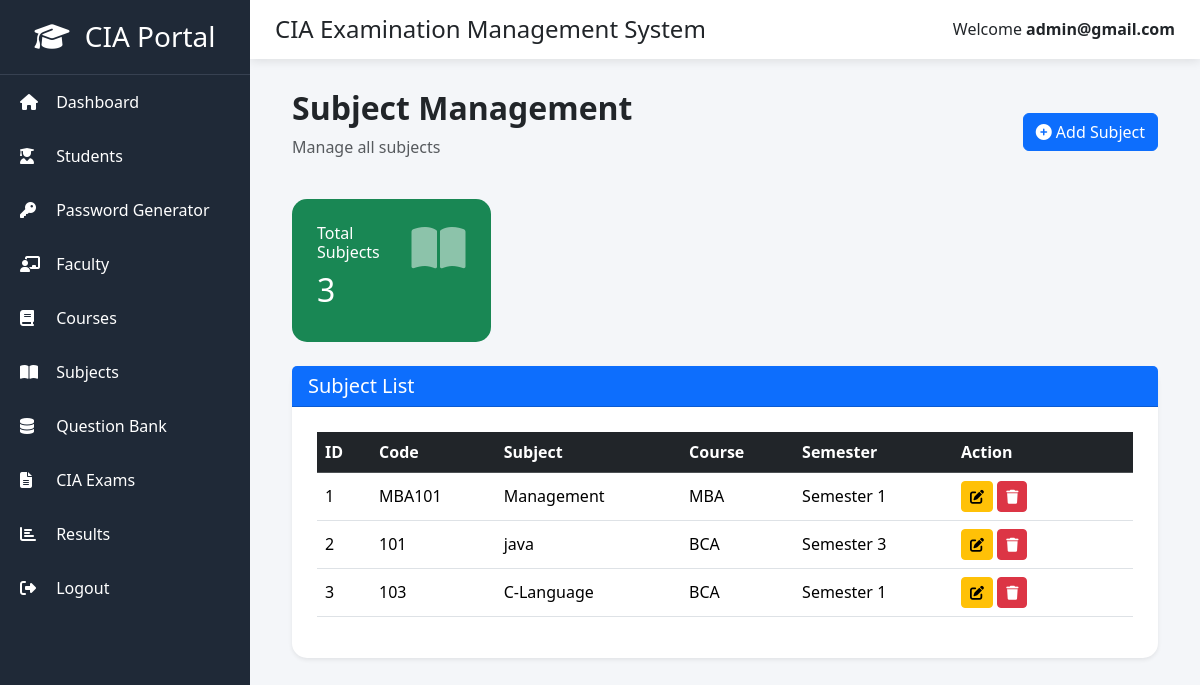
/admin-panel/subjects/ (signed in), run on an earlier commit of the app's database.
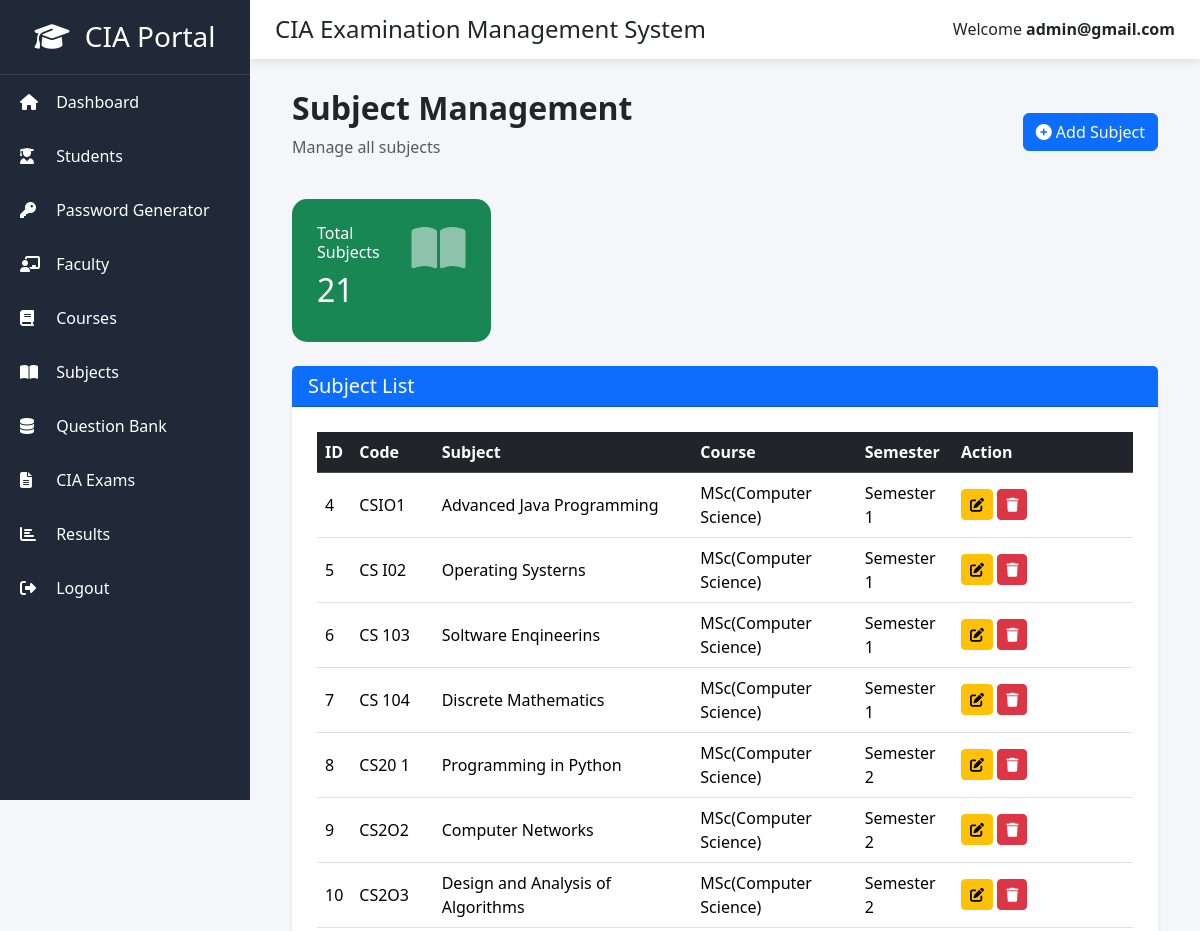
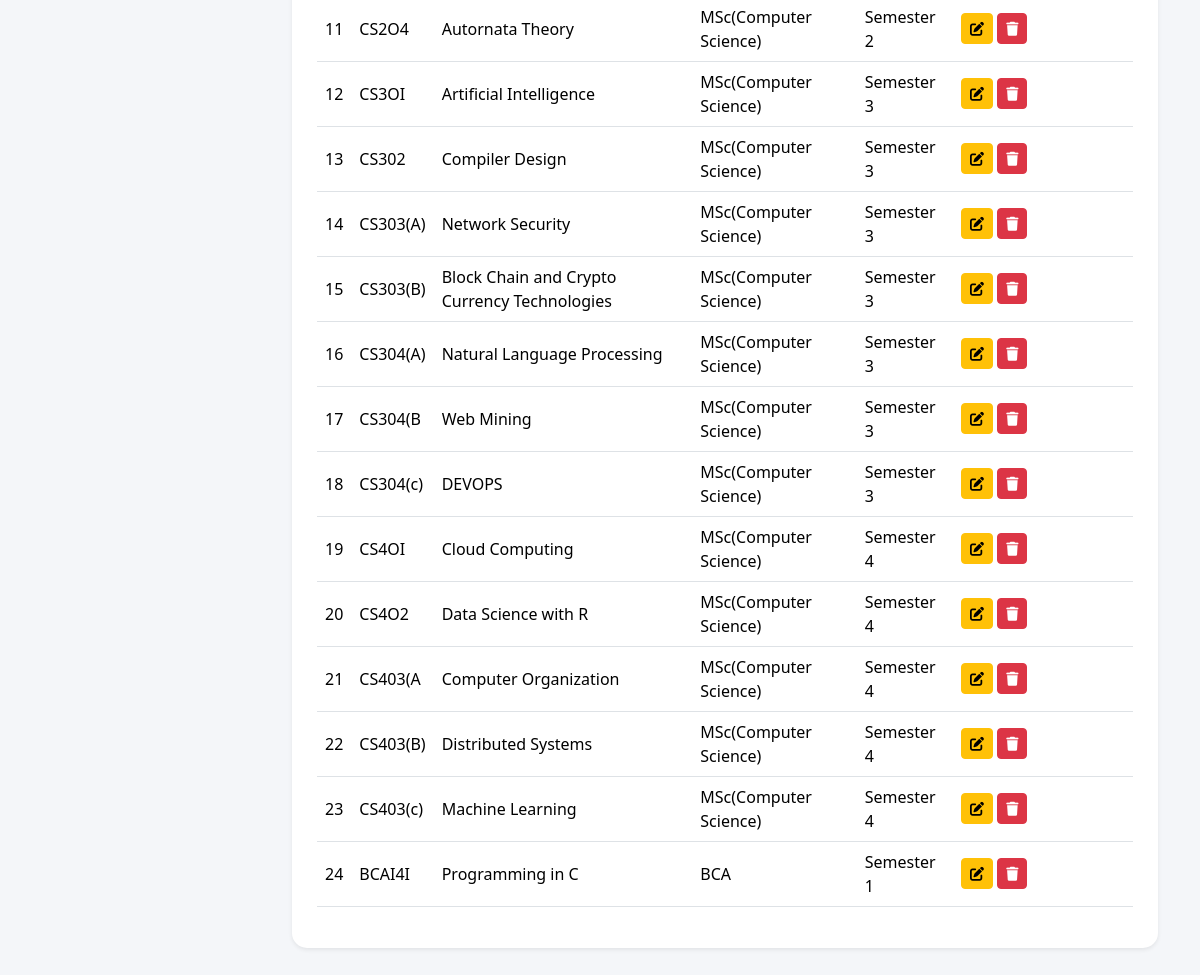
And on a later commit of the database (2 pictures, top to bottom).
### quiz/models.py (models this page shows, shortened)
class Subject(models.Model):
    code = models.CharField(
        max_length=20,
        unique=True
    )
    name = models.CharField(
        max_length=100
    )
    course = models.ForeignKey(
        Course,
        on_delete=models.CASCADE
    )
    semester = models.IntegerField()

class Course(models.Model):
    name = models.CharField(
        max_length=100
    )

### quiz/views.py (the view)
@login_required
@user_passes_test(is_admin)
def manage_subjects(request):
    subjects = Subject.objects.select_related(
        "course"
    ).all().order_by("id")
    context = {
        "subjects": subjects,
        "total_subjects": subjects.count(),
    }
    return render(
        request,
        "admin_panel/manage_subjects.html",
        context
    )

### quiz/views.py (called while the page is built)
def is_admin(user):
    return (
        user.is_authenticated
        and user.is_superuser
    )

### quiz/templates/admin_panel/manage_subjects.html (shortened to what this page needs)
{% extends "admin_panel/base.html" %}
{% block content %}
<div class="container-fluid">
    <div class="d-flex justify-content-between align-items-center mb-4">
        <div>
            <h2 class="fw-bold">
                Subject Management
            </h2>
            <p class="text-muted">
                Manage all subjects
            </p>
        </div>
        <a href="{% url 'add_subject' %}"
           class="btn btn-primary">
            <i class="fas fa-plus-circle"></i>
            Add Subject
        </a>
    </div>
    <div class="row mb-4">
        <div class="col-lg-3">
            <div class="card dashboard-card bg-success text-white">
                <div class="card-body">
                    <div class="d-flex justify-content-between">
                        <div>
                            <h6>Total Subjects</h6>
                            <h2>{{ total_subjects }}</h2>
                        </div>
                        <i class="fas fa-book-open fa-3x opacity-50"></i>
                    </div>
                </div>
            </div>
        </div>
    </div>
    <div class="card shadow-sm">
        <div class="card-header bg-primary text-white">
            <h5 class="mb-0">
                Subject List
            </h5>
        </div>
        <div class="card-body">
            <div class="table-responsive">
                <table class="table table-hover align-middle">
                    <thead class="table-dark">
                        <tr>
                            <th>ID</th>
                            <th>Code</th>
                            <th>Subject</th>
                            <th>Course</th>
                            <th>Semester</th>
                            <th width="180">
                                Action
                            </th>
                        </tr>
                    </thead>
                    <tbody>
                    {% for subject in subjects %}
                    <tr>
                        <td>{{ subject.id }}</td>
                        <td>{{ subject.code }}</td>
                        <td>{{ subject.name }}</td>
                        <td>{{ subject.course.name }}</td>
                        <td>Semester {{ subject.semester }}</td>
                        <td>
                            <a href="{% url 'edit_subject' subject.id %}"
                               class="btn btn-warning btn-sm">
                                <i class="fas fa-edit"></i>
                            </a>
                            <a href="{% url 'delete_subject' subject.id %}"
                               class="btn btn-danger btn-sm"
                               onclick="return confirm('Delete this subject?')">
                                <i class="fas fa-trash"></i>
                            </a>
                        </td>
                    </tr>
                    {% endfor %}
                    </tbody>
                </table>
            </div>
        </div>
    </div>
</div>
{% endblock %}

What changed in the data, as far as the page shows it:
removed Subject: id "1", code "MBA101", name "Management", course.name "MBA", semester "1"
removed Subject: id "2", code "101", name "java", course.name "BCA", semester "3"
removed Subject: id "3", code "103", name "C-Language", course.name "BCA", semester "1"
added Subject: id "4", code "CSIO1", name "Advanced Java Programming", course.name "MSc(Computer Science)", semester "1"
added Subject: id "5", code "CS I02", name "Operating Systerns", course.name "MSc(Computer Science)", semester "1"
added Subject: id "6", code "CS 103", name "Soltware Enqineerins", course.name "MSc(Computer Science)", semester "1"
added Subject: id "7", code "CS 104", name "Discrete Mathematics", course.name "MSc(Computer Science)", semester "1"
added Subject: id "8", code "CS20 1", name "Programming in Python", course.name "MSc(Computer Science)", semester "2"
added Subject: id "9", code "CS2O2", name "Computer Networks", course.name "MSc(Computer Science)", semester "2"
added Subject: id "10", code "CS2O3", name "Design and Analysis of Algorithms", course.name "MSc(Computer Science)", semester "2"
added Subject: id "11", code "CS2O4", name "Autornata Theory", course.name "MSc(Computer Science)", semester "2"
added Subject: id "12", code "CS3OI", name "Artificial Intelligence", course.name "MSc(Computer Science)", semester "3"
added Subject: id "13", code "CS302", name "Compiler Design", course.name "MSc(Computer Science)", semester "3"
added Subject: id "14", code "CS303(A)", name "Network Security", course.name "MSc(Computer Science)", semester "3"
added Subject: id "15", code "CS303(B)", name "Block Chain and Crypto Currency Technologies", course.name "MSc(Computer Science)", semester "3"
added Subject: id "16", code "CS304(A)", name "Natural Language Processing", course.name "MSc(Computer Science)", semester "3"
added Subject: id "17", code "CS304(B", name "Web Mining", course.name "MSc(Computer Science)", semester "3"
added Subject: id "18", code "CS304(c)", name "DEVOPS", course.name "MSc(Computer Science)", semester "3"
added Subject: id "19", code "CS4OI", name "Cloud Computing", course.name "MSc(Computer Science)", semester "4"
added Subject: id "20", code "CS4O2", name "Data Science with R", course.name "MSc(Computer Science)", semester "4"
added Subject: id "21", code "CS403(A", name "Computer Organization", course.name "MSc(Computer Science)", semester "4"
added Subject: id "22", code "CS403(B)", name "Distributed Systems", course.name "MSc(Computer Science)", semester "4"
added Subject: id "23", code "CS403(c)", name "Machine Learning", course.name "MSc(Computer Science)", semester "4"
added Subject: id "24", code "BCAI4I", name "Programming in C", course.name "BCA", semester "1"
Also different on the page:
{{ total_subjects }}: "3" → "21"
